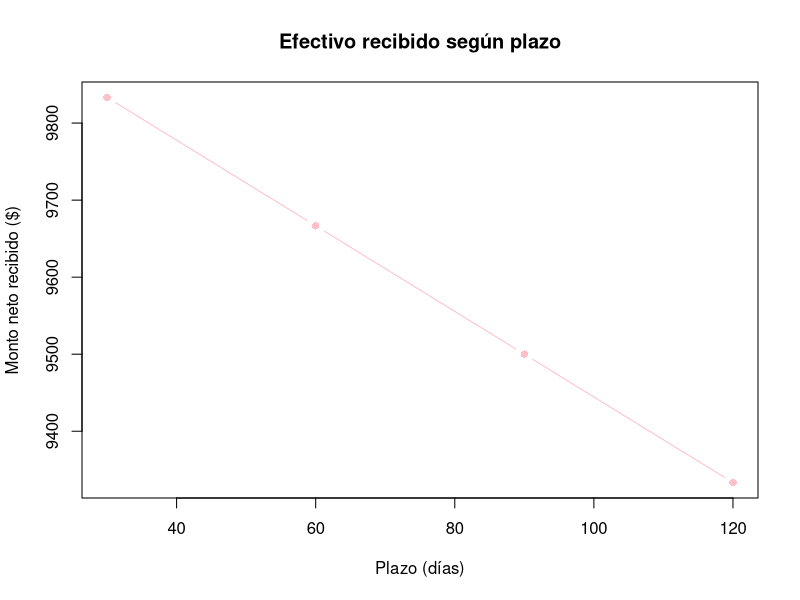
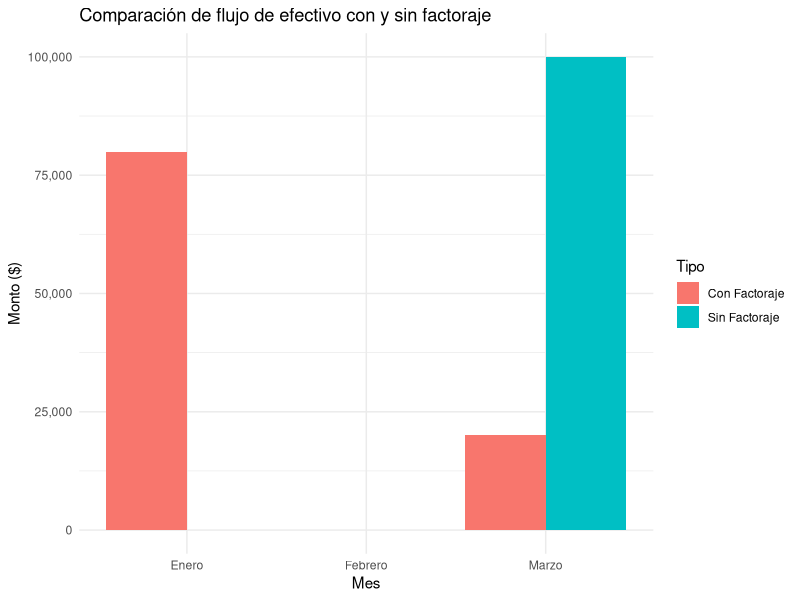

Generate these figures, in order, with R:
## ---- chunk 1
# Datos
F <- 10000   # factura
d <- 0.20    # tasa anual 20%
T <- 60      # plazo
B <- 360     # base de días

# Fórmula de descuento simple
N <- F * (1 - d * T/B)
N
## ---- chunk 2
# Datos
F <- 10000
d <- 0.20
T <- 60
B <- 360

# Fórmula de descuento compuesto
N <- F * (1 + d)^(-T/B)
N
## ---- chunk 3
# Datos base
F <- 10000    # Factura
d <- 0.20     # Tasa anual (20%)
B <- 360      # Base comercial

# Creamos un vector de plazos
plazos <- c(30, 60, 90, 120)

# Calculamos el neto con descuento simple para cada plazo
N <- F * (1 - d * plazos/B)

# Hacemos la gráfica
plot(plazos, N, type="b", col="pink", pch=16,
     main="Efectivo recibido según plazo",
     xlab="Plazo (días)", ylab="Monto neto recibido ($)")
## ---- chunk 4
#tabla de flujo de efectivo
flujo <- data.frame(
  Mes = c("Enero", "Febrero", "Marzo"),
  Sin_Factoraje = c(0, 0, 100000),
  Con_Factoraje = c(80000, 0, 20000)
)

# Convertir los números a formato legible
flujo$Sin_Factoraje <- format(flujo$Sin_Factoraje, big.mark = ",", scientific = FALSE)
flujo$Con_Factoraje <- format(flujo$Con_Factoraje, big.mark = ",", scientific = FALSE)

# Mostrar la tabla
knitr::kable(flujo, caption = "Comparación de flujo de efectivo con y sin factoraje")
## ---- chunk 5
# Cargar el paquete
library(ggplot2)

# Crear los datos
flujo <- data.frame(
  Mes = rep(c("Enero", "Febrero", "Marzo"), each = 2),
  Tipo = rep(c("Sin Factoraje", "Con Factoraje"), times = 3),
  Monto = c(0, 80000, 0, 0, 100000, 20000)
)

# Crear el gráfico
ggplot(flujo, aes(x = Mes, y = Monto, fill = Tipo)) +
  geom_bar(stat = "identity", position = "dodge") +
  labs(title = "Comparación de flujo de efectivo con y sin factoraje",
       y = "Monto ($)",
       x = "Mes") +
  scale_y_continuous(labels = scales::comma) +
  theme_minimal()
